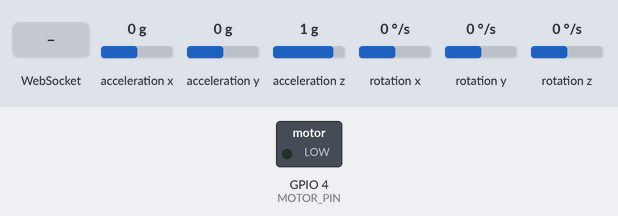
Bench run of a sketch on a simulated Seeed XIAO ESP32-S3. Shown: switched loads named in the sketch (green lamp = pin HIGH). Inputs (shaded band) come from the test bench; at power-on: acceleration z 1 g, acceleration x 0 g, acceleration y 0 g, rotation x 0 °/s, rotation y 0 °/s, rotation z 0 °/s. WiFi joins after 1.5 s; servers stay silent unless stated; what the sketch prints to the serial monitor is not drawn.

Above: at 0.6 s.
At 3.11 s:
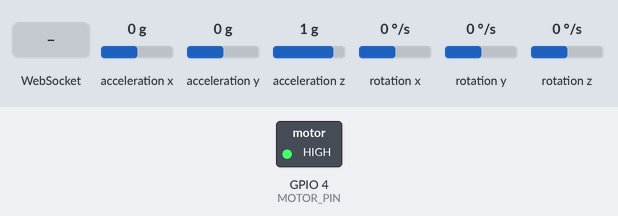
3.3 s: acceleration z set to 0 g
4.9 s: WebSocket text "1" received
Timing chart, 0 to 7.9 s (numbered marks = the images above; inputs shaded):
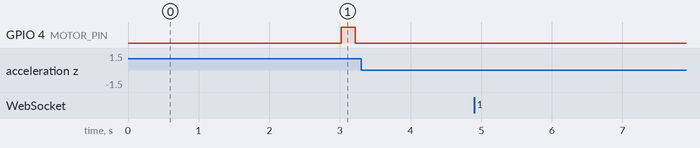

The sketch:

ESP32_TremorGuard_Server.ino
```cpp
/*
 * TremorGuard — ESP32-S3 XIAO
 * Serves the TremorCare app over HTTP (port 80)
 * AND streams MPU-6050 IMU data over WebSocket (port 81)
 *
 * Phone workflow:
 *   1. ESP32 connects to your hotspot
 *   2. Serial Monitor shows: "IP: 192.168.x.x"
 *   3. Phone (on same hotspot) opens: http://192.168.x.x
 *   4. App loads → tap "Connect ESP32" → ws://192.168.x.x:81 auto-filled
 *
 * Libraries needed (install via Arduino Library Manager):
 *   - ArduinoWebsockets  by Gil Maimon
 *   - WebServer          (built-in ESP32 core)
 *   - MPU6050            by Electronic Cats  (or Adafruit MPU6050)
 *   - Wire               (built-in)
 *
 * Board: "XIAO_ESP32S3" in ESP32 Arduino core
 */

#include <WiFi.h>
#include <WebServer.h>
#include <WebSocketsServer.h>   // from arduinoWebSockets library
#include <Wire.h>
#include <MPU6050.h>

// ── WiFi credentials ──────────────────────────────────
const char* SSID     = "iPhone";
const char* PASSWORD = "lifetime18";

// ── Servers ───────────────────────────────────────────
WebServer        httpServer(80);
WebSocketsServer wsServer(81);

// ── MPU-6050 ──────────────────────────────────────────
MPU6050 mpu;
const float ACCEL_SCALE = 16384.0f;   // ±2g range → LSB/g
const float G_TO_MS2    = 9.80665f;

// ── Tremor detection ──────────────────────────────────
// Simple RMS threshold on Z-axis over a rolling window
const int   WINDOW_SIZE   = 20;      // samples (~200ms at 100Hz)
const float TREMOR_THRESH = 0.35f;   // m/s² RMS threshold
float zBuf[WINDOW_SIZE];
int   zIdx = 0;
bool  tremoring = false;
unsigned long tremorStart = 0;

// ── Motor (haptic feedback) ───────────────────────────
const int MOTOR_PIN       = D3;      // PWM-capable pin on XIAO ESP32S3
const int MOTOR_DELAY_MS  = 1000;    // 1 second after tremor detection
bool  motorScheduled = false;
unsigned long motorFireAt = 0;

// ── Sampling rate ─────────────────────────────────────
const unsigned long SAMPLE_INTERVAL_US = 10000;  // 100 Hz
unsigned long lastSampleUs = 0;

// ── HTML page (gzip-compressed inline, or plain below) ──
// For production: gzip the HTML and serve it as bytes.
// For simplicity here, we redirect to the pre-gzipped SPIFFS file
// OR just store the page on SPIFFS and serve it.
//
// EASIEST APPROACH: put "tremor-app-fixed.html" in a "data/" folder,
// flash with ESP32 Sketch Data Uploader, then serve it below.
//
// If you haven't set up SPIFFS, use the fallback redirect HTML below.

// Fallback tiny page that redirects phone to download/open the file
const char REDIRECT_HTML[] PROGMEM = R"rawliteral(
<!DOCTYPE html><html><head>
<meta charset="UTF-8">
<meta name="viewport" content="width=device-width,initial-scale=1">
<title>TremorGuard</title>
<style>body{font-family:sans-serif;background:#0e0e12;color:#fff;display:flex;flex-direction:column;align-items:center;justify-content:center;min-height:100vh;margin:0;padding:20px;text-align:center;}</style>
</head><body>
<h2 style="color:#e8624a;margin-bottom:8px">TremorGuard</h2>
<p style="color:rgba(255,255,255,0.5);font-size:14px;margin-bottom:20px">
  ESP32 is running.<br>WebSocket active on port 81.
</p>
<p style="font-size:13px;color:rgba(255,255,255,0.7);line-height:1.8">
  Open the <b>TremorCare app</b> on your browser,<br>
  then connect to: <code style="background:rgba(255,255,255,0.1);padding:2px 8px;border-radius:5px">ws://)rawliteral";

// We insert the IP dynamically in handleRoot()

const char REDIRECT_HTML2[] PROGMEM = R"rawliteral(:81</code>
</p>
</body></html>
)rawliteral";

// ── WebSocket event handler ───────────────────────────
void onWsEvent(uint8_t num, WStype_t type, uint8_t* payload, size_t length) {
  if (type == WStype_CONNECTED) {
    IPAddress ip = wsServer.remoteIP(num);
    Serial.printf("[WS] Client %u connected from %s\n", num, ip.toString().c_str());
  } else if (type == WStype_DISCONNECTED) {
    Serial.printf("[WS] Client %u disconnected\n", num);
  }
  // We only send (not receive) in this sketch
}

// ── HTTP root handler ─────────────────────────────────
void handleRoot() {
  // If you have SPIFFS set up, swap this for SPIFFS serving:
  //   if(SPIFFS.exists("/tremor-app-fixed.html")){
  //     File f = SPIFFS.open("/tremor-app-fixed.html","r");
  //     httpServer.streamFile(f,"text/html");
  //     f.close(); return;
  //   }

  // Fallback: tiny info page
  String page = FPSTR(REDIRECT_HTML);
  page += WiFi.localIP().toString();
  page += FPSTR(REDIRECT_HTML2);
  httpServer.send(200, "text/html", page);
}

// ── Compute RMS of z buffer ───────────────────────────
float computeRMS() {
  float sum = 0;
  for (int i = 0; i < WINDOW_SIZE; i++) sum += zBuf[i] * zBuf[i];
  return sqrt(sum / WINDOW_SIZE);
}

// ── Setup ─────────────────────────────────────────────
void setup() {
  Serial.begin(115200);
  delay(500);

  // Motor pin
  pinMode(MOTOR_PIN, OUTPUT);
  digitalWrite(MOTOR_PIN, LOW);

  // MPU-6050
  Wire.begin();
  mpu.initialize();
  if (!mpu.testConnection()) {
    Serial.println("MPU6050 connection FAILED — check wiring!");
    while (1) delay(500);
  }
  mpu.setFullScaleAccelRange(MPU6050_ACCEL_FS_2);
  mpu.setFullScaleGyroRange(MPU6050_GYRO_FS_250);
  mpu.setDLPFMode(MPU6050_DLPF_BW_42);   // 42Hz low-pass (removes aliasing)
  Serial.println("MPU6050 OK");

  // WiFi
  Serial.printf("Connecting to %s ...\n", SSID);
  WiFi.begin(SSID, PASSWORD);
  int attempts = 0;
  while (WiFi.status() != WL_CONNECTED && attempts < 30) {
    delay(500); Serial.print(".");
    attempts++;
  }
  if (WiFi.status() != WL_CONNECTED) {
    Serial.println("\nWiFi FAILED — check SSID/password!");
    while (1) delay(1000);
  }
  Serial.printf("\nConnected! IP: %s\n", WiFi.localIP().toString().c_str());
  Serial.printf("► Open on phone: http://%s\n", WiFi.localIP().toString().c_str());
  Serial.printf("► WebSocket:     ws://%s:81\n",  WiFi.localIP().toString().c_str());

  // HTTP server
  httpServer.on("/", handleRoot);
  httpServer.begin();
  Serial.println("HTTP server started on port 80");

  // WebSocket server
  wsServer.begin();
  wsServer.onEvent(onWsEvent);
  Serial.println("WebSocket server started on port 81");
}

// ── Loop ──────────────────────────────────────────────
void loop() {
  httpServer.handleClient();
  wsServer.loop();

  // Sample at 100 Hz
  unsigned long now = micros();
  if (now - lastSampleUs < SAMPLE_INTERVAL_US) return;
  lastSampleUs = now;

  // Read IMU
  int16_t ax16, ay16, az16, gx16, gy16, gz16;
  mpu.getMotion6(&ax16, &ay16, &az16, &gx16, &gy16, &gz16);

  // Convert to m/s²
  float ax = ax16 / ACCEL_SCALE * G_TO_MS2;
  float ay = ay16 / ACCEL_SCALE * G_TO_MS2;
  float az = az16 / ACCEL_SCALE * G_TO_MS2;

  // Push z into rolling buffer (z = main tremor axis when wrist-worn)
  zBuf[zIdx % WINDOW_SIZE] = az;
  zIdx++;

  // Tremor detection
  float rms = computeRMS();
  bool nowTremoring = (rms > TREMOR_THRESH);

  if (nowTremoring && !tremoring) {
    // Tremor onset
    tremoring = true;
    tremorStart = millis();
    // Schedule haptic motor 1000ms after onset
    motorScheduled = true;
    motorFireAt = tremorStart + MOTOR_DELAY_MS;
    Serial.println("[TREMOR] Detected — motor in 1s");
  } else if (!nowTremoring && tremoring) {
    // Tremor ended
    tremoring = false;
    motorScheduled = false;
    digitalWrite(MOTOR_PIN, LOW);
    Serial.printf("[TREMOR] Ended — duration %lums\n", millis() - tremorStart);
  }

  // Fire motor if scheduled
  if (motorScheduled && millis() >= motorFireAt) {
    motorScheduled = false;
    if (tremoring) {                      // still tremoring? fire
      digitalWrite(MOTOR_PIN, HIGH);
      delay(200);                         // 200ms pulse (non-blocking in production)
      digitalWrite(MOTOR_PIN, LOW);
      Serial.println("[MOTOR] Haptic pulse fired");
    }
  }

  // Build JSON and broadcast to all WebSocket clients
  // Format matches what the app expects: {"x":...,"y":...,"z":...}
  char json[64];
  snprintf(json, sizeof(json),
    "{\"x\":%.4f,\"y\":%.4f,\"z\":%.4f,\"rms\":%.4f,\"t\":%d}",
    ax, ay, az, rms, (int)tremoring);
  wsServer.broadcastTXT(json);
}
```

Measured:
- after the input at 3.3 s, every drawn part: stays the same
- after the input at 4.9 s, every drawn part: stays the same
